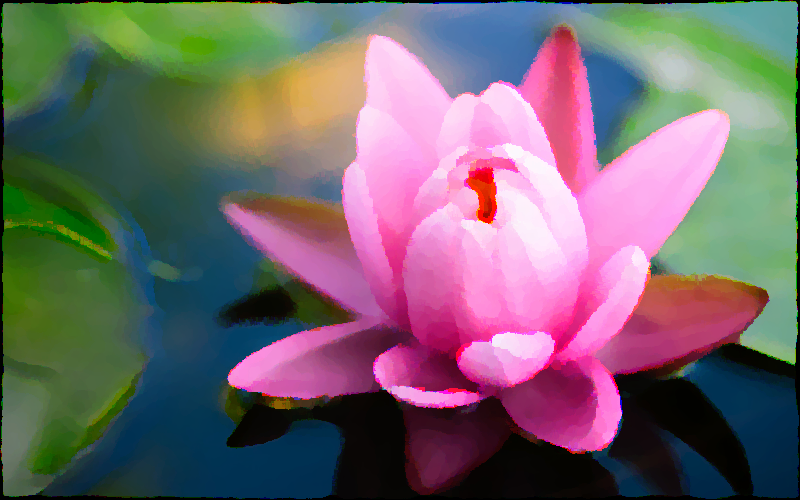
#> input picture Assign1/Solution/Codes/lotus.png, 800 x 500 px, given in place of lotus.jpg, which was not available
$ python question5.py   (Python 2 division)
#> lines starting #> are read from the running program, lines starting #| are printed output that depends on the picture; after the words box and inside, x2 and y2 are one past the last pixel; in counts of white or black regions, pixels touching at a corner belong together; pictures that were not available may be replaced by others from this repository, and a replacement may not be noted
import cv2
import numpy as np
from collections import defaultdict
im = cv2.imread('lotus.jpg')
#> im is the input picture: shape (500, 800, 3); mean B, G, R 108.8, 102.7, 115.9

data = im.reshape((-1,3))
data = np.float32(data)
criteria = (cv2.TERM_CRITERIA_EPS + cv2.TERM_CRITERIA_MAX_ITER, 10, 1.0)
K = 5
ret,label,center = cv2.kmeans(data,K,None,criteria,10,cv2.KMEANS_RANDOM_CENTERS)
#> ret = 1.03e+09; center = [[129, 158.6, 130], [228.7, 168.8, 251.4], [35.32, 28.87, 14.24], [122.3, 65.34, 192.4], [64.47, 93.62, 60.33]]

center = np.uint8(center)
#> center = [[128, 158, 129], [228, 168, 251], [35, 28, 14], [122, 65, 192], [64, 93, 60]]
res = center[label.flatten()]
res2 = res.reshape((im.shape))
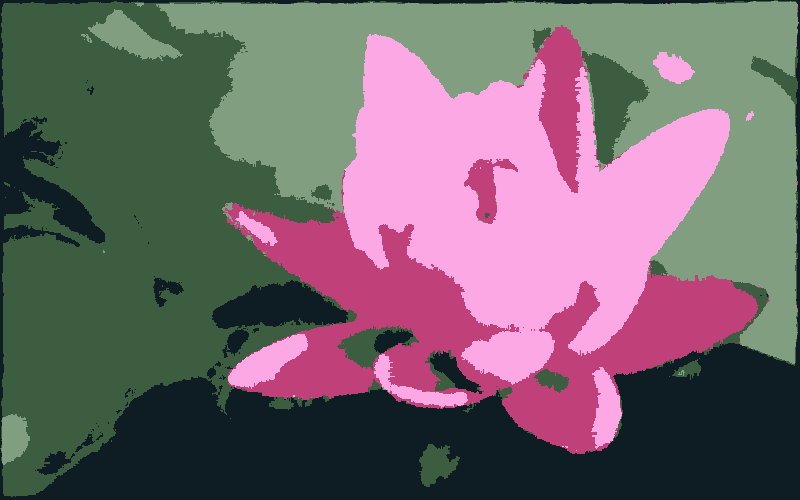
#> res2: shape (500, 800, 3); mean B, G, R 108.2, 102.1, 115.5
count = defaultdict(int)
for i in label:
	count[i[0]] += 1
#> after the loop, count = {2: 91067, 4: 103096, 0: 82221, 3: 49204, 1: 74412}
n = 0
mx_key = 0
mx_val = count[0]
#> mx_val = 82221
print count
#| defaultdict(<class 'int'>, {2: 91067, 4: 103096, 0: 82221, 3: 49204, 1: 74412})
for k in count.keys():
	if count[k] > mx_val:
		mx_val = count[k]
		mx_key = k
#> this loop made 5 passes
#> (k, mx_val, mx_key) on passes 1 to 2: (2, 91067, 2), (4, 103096, 4)
#> k on passes 3, 5: 0, 1
#> after the loop, mx_key = 4; mx_val = 103096

print center[mx_key]
#| [64 93 60]
for i in center:
	radius = 40
	if center[mx_key][0] == i[0] and center[mx_key][1] == i[1] and center[mx_key][2] == i[2]:
		radius = 50
	cv2.circle(res2, (50+n,100),radius,(int(i[0]),int(i[1]),int(i[2])),cv2.FILLED,8,0)
	cv2.circle(res2, (50+n,100),radius+2,(0,0,0),2,0)
	n += 100
#> this loop made 5 passes
#> (i, radius, n) on passes 1 to 5: ([128, 158, 129], 40, 100), ([228, 168, 251], 40, 200), ([35, 28, 14], 40, 300), ([122, 65, 192], 40, 400), ([64, 93, 60], 50, 500)
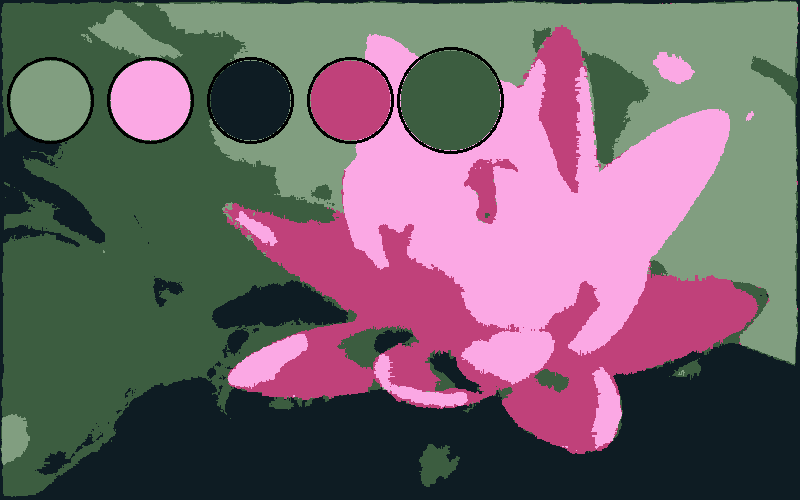
#> res2: shape (500, 800, 3); 8.02% of pixels changed, all inside (x1, y1, x2, y2) = (7, 47, 504, 154)
#> after the loop, n = 500
#print ret
cv2.GaussianBlur(res2,(5,5),10)
cv2.imwrite('kmeans.png',res2)
# [5 lines of commented-out code are left out]

$ run again, with Assign1/Solution/Codes/car_Line.png copied over Assign1/Solution/Codes/lotus.png
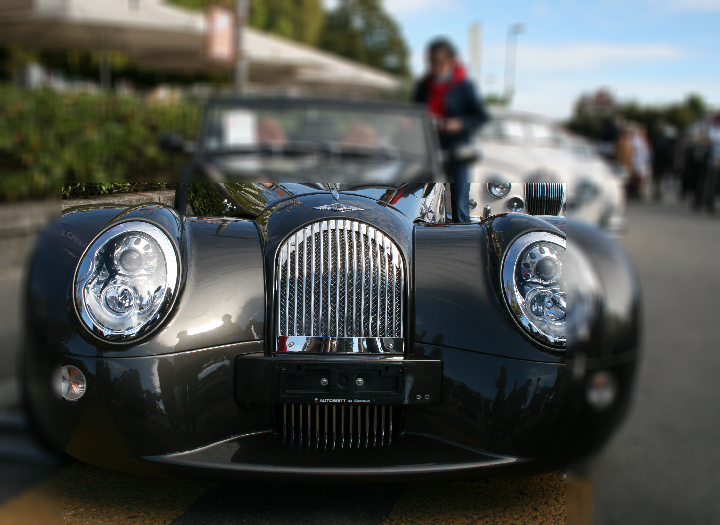
#> input picture Assign1/Solution/Codes/car_Line.png, 720 x 525 px, given in place of lotus.jpg, which was not available
#> im is the input picture: shape (525, 720, 3); mean B, G, R 80.8, 83.4, 80
#> `ret,label,center = cv2.kmeans(data,K,None,criteria,10,cv2.KMEANS_RANDO..`: ret = 277331912.8; center = [[17.43, 20.64, 17.78], [228.4, 217.5, 202.5], [99.34, 102.1, 101.3], [156.1, 154.7, 151.7], [52.56, 62.92, 62.87]]
#> `center = np.uint8(center)`: center = [[17, 20, 17], [228, 217, 202], [99, 102, 101], [156, 154, 151], [52, 62, 62]]
#> `res2 = res.reshape((im.shape))`:
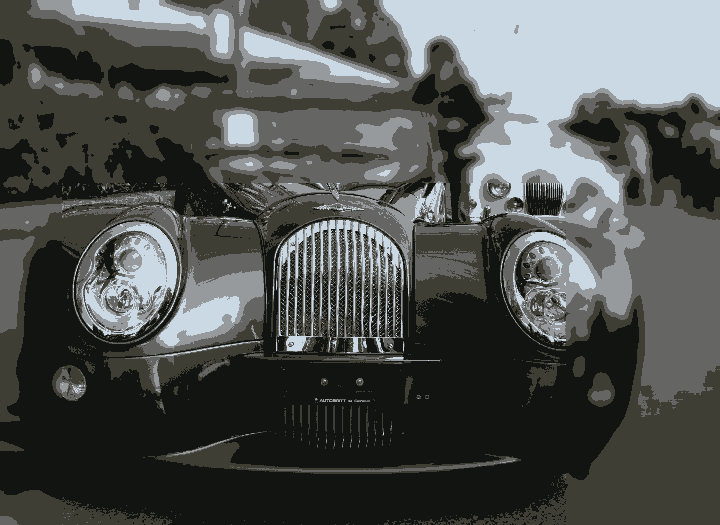
#> res2: shape (525, 720, 3); mean B, G, R 80.4, 82.8, 79.3
#> the loop `for i in label:` made 378000 passes
#> i on passes 1 to 3: [4], [4], [4]
#> after the loop `for i in label:`: count = {4: 96252, 2: 66214, 3: 31006, 1: 51389, 0: 133139}
#> `mx_val = count[0]`: mx_val = 133139
#| defaultdict(<class 'int'>, {4: 96252, 2: 66214, 3: 31006, 1: 51389, 0: 133139})
#> the loop `for k in count.keys():` made 5 passes
#> k on passes 1, 4, 5: 4, 1, 0
#> after the loop `for k in count.keys():`: mx_key = 0; mx_val = 133139
#| [17 20 17]
#> the loop `for i in center:` made 5 passes
#> (i, radius, n) on passes 1 to 5: ([17, 20, 17], 50, 100), ([228, 217, 202], 40, 200), ([99, 102, 101], 40, 300), ([156, 154, 151], 40, 400), ([52, 62, 62], 40, 500)
#> after the loop `for i in center:`:
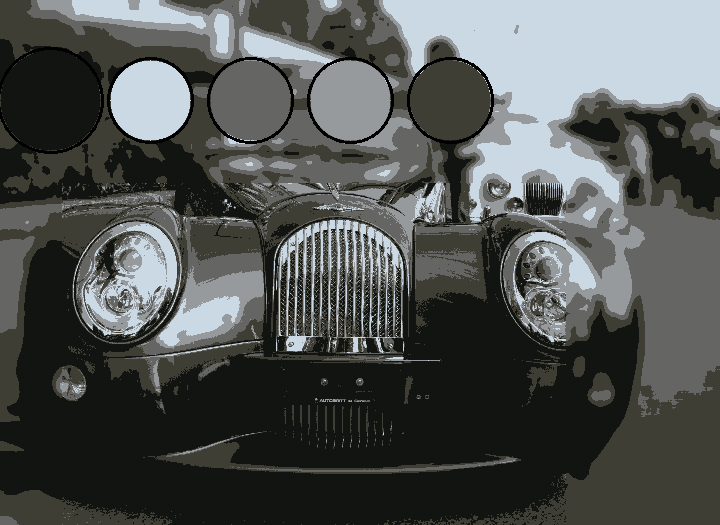
#> res2: shape (525, 720, 3); 6.83% of pixels changed, all inside (x1, y1, x2, y2) = (0, 47, 494, 154)
#> after the loop `for i in center:`: n = 500
